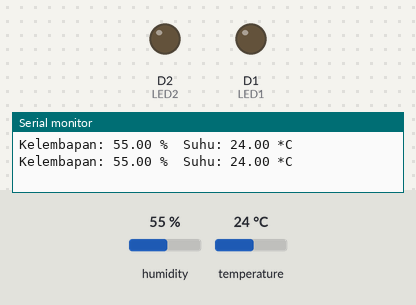
Bench run of a sketch on a simulated ESP8266 (NodeMCU). Shown: output pins drawn as LEDs (lit = HIGH), the last lines printed to the serial monitor. The test bench sets the inputs (shaded band); at power-on: temperature 24 °C, humidity 55 %.

Above: at 2.8 s.
2.9 s: temperature set to 21 °C
5.6 s: temperature set to 18 °C
At 6.9 s:
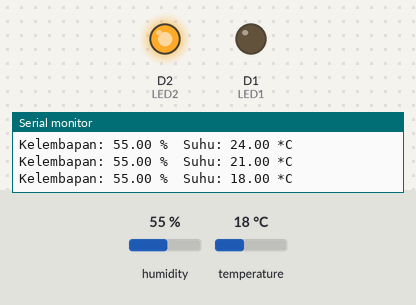
8.3 s: temperature set to 33 °C
At 10.4 s:
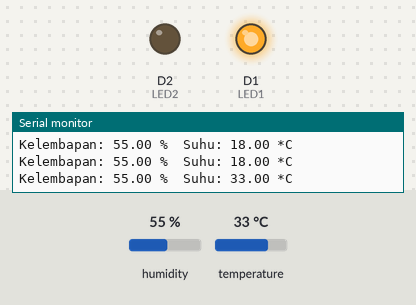
11.6 s: temperature set to 29 °C
At 12.9 s:
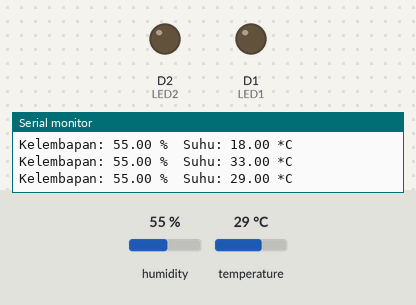
14.3 s: temperature set to 12 °C
At 17.6 s:
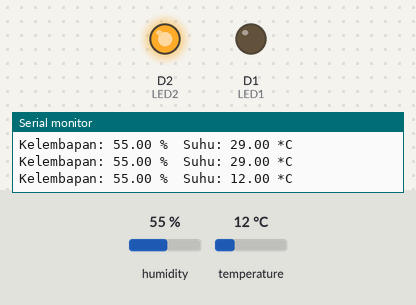
Timing chart, 0 to 18.7 s (numbered marks = the images above; inputs shaded):
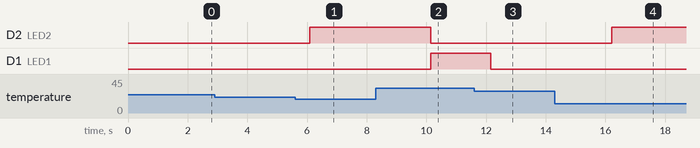

Measured:
- the behaviour switches between 20 and 19 °C on temperature (found by bisection; images 0 and 1)
- the behaviour switches between 31 and 30 °C on temperature (found by bisection; images 2 and 3)
- after the input at 5.6 s, D2 (LED2): LOW → HIGH after 0.49 s
- after the input at 8.3 s, D2 (LED2): HIGH → LOW after 1.8 s; D1 (LED1): LOW → HIGH after 1.8 s
- after the input at 11.6 s, D1 (LED1): HIGH → LOW after 0.56 s
- after the input at 14.3 s, D2 (LED2): LOW → HIGH after 1.9 s

The sketch:

code.ino
```cpp
#include "DHT.h"             // Mengimpor library DHT untuk sensor suhu dan kelembapan

#define DHTPIN D3            // Definisikan pin yang terhubung ke sensor DHT
#define DHTTYPE DHT11        // Definisikan tipe sensor DHT (DHT11 dalam hal ini)
#define LED1 D1              // Definisikan pin LED1
#define LED2 D2              // Definisikan pin LED2

DHT dht(DHTPIN, DHTTYPE);    // Inisialisasi objek DHT dengan pin dan tipe sensor

void setup() {
  Serial.begin(9600);        // Memulai komunikasi serial dengan kecepatan 9600 bps
  dht.begin();                // Memulai sensor DHT

  pinMode(LED1, OUTPUT);      // Mengatur pin LED1 sebagai output
  pinMode(LED2, OUTPUT);      // Mengatur pin LED2 sebagai output
}

void loop() {
  float h = dht.readHumidity();     // Membaca nilai kelembapan dari sensor DHT
  float t = dht.readTemperature();  // Membaca nilai suhu dari sensor DHT

  if (isnan(h) || isnan(t)) {       // Memeriksa apakah pembacaan sensor valid
    Serial.println("Gagal membaca dari sensor DHT!");  // Cetak pesan kesalahan jika pembacaan gagal
    return;                         // Keluar dari fungsi loop
  }

  Serial.print("Kelembapan: ");      // Cetak label kelembapan
  Serial.print(h);                   // Cetak nilai kelembapan
  Serial.print(" %\t");               // Cetak satuan untuk kelembapan
  Serial.print("Suhu: ");            // Cetak label suhu
  Serial.print(t);                   // Cetak nilai suhu
  Serial.println(" *C ");             // Cetak satuan untuk suhu

  if (t > 30) {                      // Jika suhu lebih dari 30 derajat Celsius
    digitalWrite(LED1, HIGH);        // Nyalakan LED1
  } else {                           // Jika tidak
    digitalWrite(LED1, LOW);         // Matikan LED1
  }

  if (t < 20) {                      // Jika suhu kurang dari 20 derajat Celsius
    digitalWrite(LED2, HIGH);        // Nyalakan LED2
  } else {                           // Jika tidak
    digitalWrite(LED2, LOW);         // Matikan LED2
  }

  delay(2000);                       // Tunda selama 2 detik sebelum membaca ulang sensor
}
```
